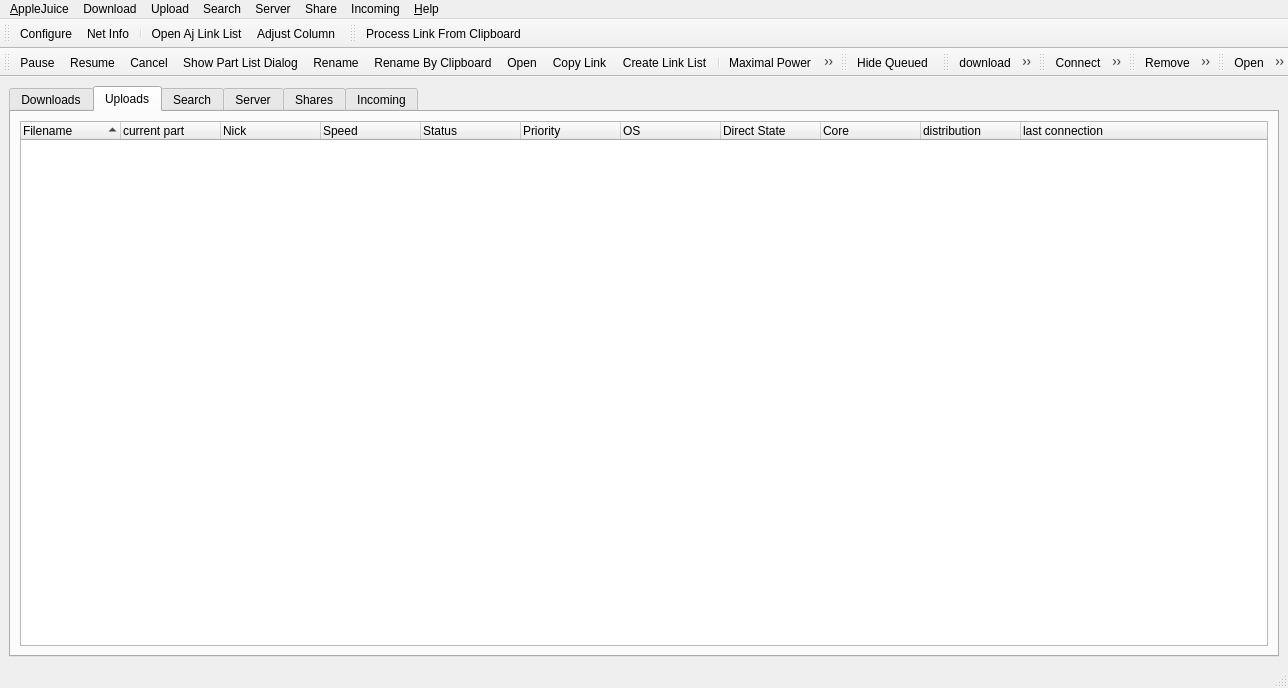
<ui version="4.0" >
 <class>MainWindowBase</class>
 <widget class="QMainWindow" name="MainWindowBase" >
  <property name="geometry" >
   <rect>
    <x>0</x>
    <y>0</y>
    <width>1288</width>
    <height>688</height>
   </rect>
  </property>
  <property name="windowTitle" >
   <string>MainWindow</string>
  </property>
  <property name="windowIcon" >
   <iconset resource="images.qrc" >
    <normaloff>:/juicer.png</normaloff>:/juicer.png</iconset>
  </property>
  <widget class="QWidget" name="centralwidget" >
   <layout class="QVBoxLayout" name="verticalLayout" >
    <item>
     <widget class="QTabWidget" name="ajTab" >
      <property name="currentIndex" >
       <number>1</number>
      </property>
      <widget class="DockMain" name="downloads" >
       <attribute name="title" >
        <string>Downloads</string>
       </attribute>
       <attribute name="icon" >
        <iconset resource="images.qrc" >
         <normaloff>:/small/down.png</normaloff>:/small/down.png</iconset>
       </attribute>
       <widget class="QTreeWidget" name="downloadsTreeWidget" >
        <property name="geometry" >
         <rect>
          <x>4</x>
          <y>4</y>
          <width>831</width>
          <height>515</height>
         </rect>
        </property>
        <property name="sizePolicy" >
         <sizepolicy vsizetype="Expanding" hsizetype="Expanding" >
          <horstretch>0</horstretch>
          <verstretch>0</verstretch>
         </sizepolicy>
        </property>
        <property name="selectionMode" >
         <enum>QAbstractItemView::ExtendedSelection</enum>
        </property>
        <property name="sortingEnabled" >
         <bool>true</bool>
        </property>
        <column>
         <property name="text" >
          <string>Filename</string>
         </property>
        </column>
        <column>
         <property name="text" >
          <string>Sources</string>
         </property>
        </column>
        <column>
         <property name="text" >
          <string>Speed</string>
         </property>
        </column>
        <column>
         <property name="text" >
          <string>Status</string>
         </property>
        </column>
        <column>
         <property name="text" >
          <string>Finished</string>
         </property>
        </column>
        <column>
         <property name="text" >
          <string>Power</string>
         </property>
         <property name="icon" >
          <iconset resource="images.qrc" >
           <normaloff>:/small/launch.png</normaloff>:/small/launch.png</iconset>
         </property>
        </column>
        <column>
         <property name="text" >
          <string>Size</string>
         </property>
        </column>
        <column>
         <property name="text" >
          <string>Finished</string>
         </property>
        </column>
        <column>
         <property name="text" >
          <string>Remaining</string>
         </property>
        </column>
        <column>
         <property name="text" >
          <string>Eta</string>
         </property>
         <property name="icon" >
          <iconset resource="images.qrc" >
           <normaloff>:/small/clock.png</normaloff>:/small/clock.png</iconset>
         </property>
        </column>
        <column>
         <property name="text" >
          <string>Not Seen</string>
         </property>
        </column>
       </widget>
       <widget class="QDockWidget" name="partListDock" >
        <property name="geometry" >
         <rect>
          <x>840</x>
          <y>20</y>
          <width>401</width>
          <height>471</height>
         </rect>
        </property>
        <property name="minimumSize" >
         <size>
          <width>73</width>
          <height>51</height>
         </size>
        </property>
        <property name="windowTitle" >
         <string>Part List</string>
        </property>
        <widget class="QWidget" name="dockWidgetContents_8" >
         <layout class="QVBoxLayout" name="verticalLayout_2" >
          <item>
           <widget class="PartsWidget" native="1" name="partsWidget" >
            <property name="sizePolicy" >
             <sizepolicy vsizetype="Preferred" hsizetype="Preferred" >
              <horstretch>0</horstretch>
              <verstretch>0</verstretch>
             </sizepolicy>
            </property>
            <property name="minimumSize" >
             <size>
              <width>0</width>
              <height>0</height>
             </size>
            </property>
            <property name="sizeIncrement" >
             <size>
              <width>0</width>
              <height>0</height>
             </size>
            </property>
           </widget>
          </item>
         </layout>
        </widget>
       </widget>
      </widget>
      <widget class="QWidget" name="uploads" >
       <attribute name="title" >
        <string>Uploads</string>
       </attribute>
       <attribute name="icon" >
        <iconset resource="images.qrc" >
         <normaloff>:/small/up.png</normaloff>:/small/up.png</iconset>
       </attribute>
       <layout class="QVBoxLayout" name="verticalLayout_3" >
        <item>
         <widget class="QTreeWidget" name="uploadsTreeWidget" >
          <property name="selectionMode" >
           <enum>QAbstractItemView::ExtendedSelection</enum>
          </property>
          <property name="sortingEnabled" >
           <bool>true</bool>
          </property>
          <column>
           <property name="text" >
            <string>Filename</string>
           </property>
          </column>
          <column>
           <property name="text" >
            <string>current part</string>
           </property>
          </column>
          <column>
           <property name="text" >
            <string>Nick</string>
           </property>
          </column>
          <column>
           <property name="text" >
            <string>Speed</string>
           </property>
          </column>
          <column>
           <property name="text" >
            <string>Status</string>
           </property>
          </column>
          <column>
           <property name="text" >
            <string>Priority</string>
           </property>
          </column>
          <column>
           <property name="text" >
            <string>OS</string>
           </property>
          </column>
          <column>
           <property name="text" >
            <string>Direct State</string>
           </property>
          </column>
          <column>
           <property name="text" >
            <string>Core</string>
           </property>
          </column>
          <column>
           <property name="text" >
            <string>distribution</string>
           </property>
          </column>
          <column>
           <property name="text" >
            <string>last connection</string>
           </property>
          </column>
         </widget>
        </item>
       </layout>
      </widget>
      <widget class="QWidget" name="search" >
       <attribute name="title" >
        <string>Search</string>
       </attribute>
       <attribute name="icon" >
        <iconset resource="images.qrc" >
         <normaloff>:/small/searching.png</normaloff>:/small/searching.png</iconset>
       </attribute>
       <layout class="QVBoxLayout" name="verticalLayout_4" >
        <item>
         <widget class="QTreeWidget" name="searchsTreeWidget" >
          <property name="selectionMode" >
           <enum>QAbstractItemView::ExtendedSelection</enum>
          </property>
          <property name="sortingEnabled" >
           <bool>true</bool>
          </property>
          <column>
           <property name="text" >
            <string>Search</string>
           </property>
          </column>
          <column>
           <property name="text" >
            <string>Size</string>
           </property>
          </column>
          <column>
           <property name="text" >
            <string>Hits</string>
           </property>
          </column>
         </widget>
        </item>
       </layout>
      </widget>
      <widget class="DockMain" name="server" >
       <attribute name="title" >
        <string>Server</string>
       </attribute>
       <attribute name="icon" >
        <iconset resource="images.qrc" >
         <normaloff>:/small/server.png</normaloff>:/small/server.png</iconset>
       </attribute>
       <widget class="QTreeWidget" name="serverTreeWidget" >
        <property name="geometry" >
         <rect>
          <x>4</x>
          <y>4</y>
          <width>961</width>
          <height>515</height>
         </rect>
        </property>
        <property name="sizePolicy" >
         <sizepolicy vsizetype="Expanding" hsizetype="Expanding" >
          <horstretch>2</horstretch>
          <verstretch>2</verstretch>
         </sizepolicy>
        </property>
        <property name="selectionMode" >
         <enum>QAbstractItemView::ExtendedSelection</enum>
        </property>
        <property name="sortingEnabled" >
         <bool>true</bool>
        </property>
        <column>
         <property name="text" >
          <string>Name</string>
         </property>
        </column>
        <column>
         <property name="text" >
          <string>Host</string>
         </property>
        </column>
        <column>
         <property name="text" >
          <string>Port</string>
         </property>
        </column>
        <column>
         <property name="text" >
          <string>Last Seen</string>
         </property>
        </column>
        <column>
         <property name="text" >
          <string>Tests</string>
         </property>
        </column>
       </widget>
       <widget class="QDockWidget" name="welcomeDock" >
        <property name="geometry" >
         <rect>
          <x>974</x>
          <y>4</y>
          <width>294</width>
          <height>515</height>
         </rect>
        </property>
        <property name="sizePolicy" >
         <sizepolicy vsizetype="Preferred" hsizetype="Preferred" >
          <horstretch>1</horstretch>
          <verstretch>1</verstretch>
         </sizepolicy>
        </property>
        <property name="features" >
         <set>QDockWidget::DockWidgetClosable|QDockWidget::DockWidgetMovable</set>
        </property>
        <property name="windowTitle" >
         <string>Server Welcome Message</string>
        </property>
        <widget class="QWidget" name="dockWidgetContents_3" >
         <layout class="QVBoxLayout" name="verticalLayout_5" >
          <item>
           <widget class="QTextEdit" name="welcomeEdit" >
            <property name="sizePolicy" >
             <sizepolicy vsizetype="Preferred" hsizetype="Preferred" >
              <horstretch>0</horstretch>
              <verstretch>0</verstretch>
             </sizepolicy>
            </property>
           </widget>
          </item>
         </layout>
        </widget>
       </widget>
      </widget>
      <widget class="QWidget" name="shares" >
       <attribute name="title" >
        <string>Shares</string>
       </attribute>
       <attribute name="icon" >
        <iconset resource="images.qrc" >
         <normaloff>:/small/folder_open.png</normaloff>:/small/folder_open.png</iconset>
       </attribute>
       <layout class="QVBoxLayout" name="verticalLayout_6" >
        <item>
         <widget class="QTreeWidget" name="sharesTreeWidget" >
          <property name="selectionMode" >
           <enum>QAbstractItemView::ExtendedSelection</enum>
          </property>
          <property name="sortingEnabled" >
           <bool>true</bool>
          </property>
          <column>
           <property name="text" >
            <string>Path</string>
           </property>
          </column>
          <column>
           <property name="text" >
            <string>Size</string>
           </property>
          </column>
          <column>
           <property name="text" >
            <string>Priority</string>
           </property>
          </column>
         </widget>
        </item>
       </layout>
      </widget>
      <widget class="QWidget" name="incoming" >
       <attribute name="title" >
        <string>Incoming</string>
       </attribute>
       <attribute name="icon" >
        <iconset resource="images.qrc" >
         <normaloff>:/small/ftp.png</normaloff>:/small/ftp.png</iconset>
       </attribute>
       <layout class="QVBoxLayout" name="verticalLayout_7" >
        <item>
         <widget class="QTreeWidget" name="incomingTreeWidget" >
          <property name="selectionMode" >
           <enum>QAbstractItemView::ExtendedSelection</enum>
          </property>
          <property name="sortingEnabled" >
           <bool>true</bool>
          </property>
          <column>
           <property name="text" >
            <string>Filename</string>
           </property>
          </column>
          <column>
           <property name="text" >
            <string>Size</string>
           </property>
          </column>
          <column>
           <property name="text" >
            <string>Last Modified</string>
           </property>
          </column>
         </widget>
        </item>
       </layout>
      </widget>
     </widget>
    </item>
   </layout>
  </widget>
  <widget class="QMenuBar" name="menubar" >
   <property name="geometry" >
    <rect>
     <x>0</x>
     <y>0</y>
     <width>1288</width>
     <height>32</height>
    </rect>
   </property>
   <widget class="QMenu" name="menuAppleJuice" >
    <property name="title" >
     <string>&amp;AppleJuice</string>
    </property>
    <addaction name="actionConfigure" />
    <addaction name="actionNet_Info" />
    <addaction name="actionOpen_Aj_Link_List" />
    <addaction name="actionAdjust_Columns" />
    <addaction name="separator" />
    <addaction name="actionExit_Core" />
    <addaction name="actionQuit_GUI" />
   </widget>
   <widget class="QMenu" name="menuHelp" >
    <property name="title" >
     <string>&amp;Help</string>
    </property>
    <addaction name="actionAbout" />
    <addaction name="actionAbout_Qt" />
   </widget>
   <widget class="QMenu" name="menuDownload" >
    <property name="title" >
     <string>Download</string>
    </property>
    <addaction name="actionPause" />
    <addaction name="actionResume" />
    <addaction name="actionCancel" />
    <addaction name="actionShow_Part_List" />
    <addaction name="actionRename" />
    <addaction name="actionRename_By_Clipboard" />
    <addaction name="actionOpen" />
    <addaction name="actionCopy_Link" />
    <addaction name="actionCreate_Link_List" />
    <addaction name="separator" />
    <addaction name="actionMaximal_Power" />
    <addaction name="actionRemove_Finished" />
    <addaction name="actionHide_Paused" />
    <addaction name="actionShow_Part_List_Dock" />
   </widget>
   <widget class="QMenu" name="menuUpload" >
    <property name="title" >
     <string>Upload</string>
    </property>
    <addaction name="actionHide_Queued" />
   </widget>
   <widget class="QMenu" name="menuSearch" >
    <property name="title" >
     <string>Search</string>
    </property>
    <addaction name="actionDownload" />
    <addaction name="actionCancel_Search" />
    <addaction name="actionCopy_Link_Search" />
   </widget>
   <widget class="QMenu" name="menuServer" >
    <property name="title" >
     <string>Server</string>
    </property>
    <addaction name="actionConnect_Server" />
    <addaction name="actionRemove_Server" />
    <addaction name="separator" />
    <addaction name="actionSearch_Server" />
    <addaction name="actionShow_Welcome_Message" />
   </widget>
   <widget class="QMenu" name="menuShare" >
    <property name="title" >
     <string>Share</string>
    </property>
    <addaction name="actionRemove_Share" />
    <addaction name="separator" />
    <addaction name="actionAdd_Share" />
    <addaction name="actionReload_Share" />
    <addaction name="actionCommit_Share" />
    <addaction name="actionCopy_Link_Share" />
    <addaction name="actionCreate_Link_List_Share" />
   </widget>
   <widget class="QMenu" name="menuIncoming" >
    <property name="title" >
     <string>Incoming</string>
    </property>
    <addaction name="actionOpen_Incoming" />
    <addaction name="actionCopy_Incoming" />
    <addaction name="actionDelete_Incoming" />
    <addaction name="separator" />
    <addaction name="actionReload_Incoming" />
   </widget>
   <addaction name="menuAppleJuice" />
   <addaction name="menuDownload" />
   <addaction name="menuUpload" />
   <addaction name="menuSearch" />
   <addaction name="menuServer" />
   <addaction name="menuShare" />
   <addaction name="menuIncoming" />
   <addaction name="menuHelp" />
  </widget>
  <widget class="QStatusBar" name="statusbar" />
  <widget class="QToolBar" name="ajTools" >
   <property name="windowTitle" >
    <string>toolBar</string>
   </property>
   <property name="iconSize" >
    <size>
     <width>22</width>
     <height>22</height>
    </size>
   </property>
   <attribute name="toolBarArea" >
    <enum>TopToolBarArea</enum>
   </attribute>
   <attribute name="toolBarBreak" >
    <bool>false</bool>
   </attribute>
   <addaction name="actionConfigure" />
   <addaction name="actionNet_Info" />
   <addaction name="separator" />
   <addaction name="actionOpen_Aj_Link_List" />
   <addaction name="actionAdjust_Columns" />
  </widget>
  <widget class="QToolBar" name="ajLinks" >
   <property name="minimumSize" >
    <size>
     <width>0</width>
     <height>0</height>
    </size>
   </property>
   <property name="windowTitle" >
    <string>toolBar</string>
   </property>
   <property name="iconSize" >
    <size>
     <width>22</width>
     <height>22</height>
    </size>
   </property>
   <attribute name="toolBarArea" >
    <enum>TopToolBarArea</enum>
   </attribute>
   <attribute name="toolBarBreak" >
    <bool>false</bool>
   </attribute>
   <addaction name="actionProcess_Link_From_Clipboard" />
  </widget>
  <widget class="QToolBar" name="downloadToolBar" >
   <property name="windowTitle" >
    <string>toolBar</string>
   </property>
   <property name="iconSize" >
    <size>
     <width>22</width>
     <height>22</height>
    </size>
   </property>
   <attribute name="toolBarArea" >
    <enum>TopToolBarArea</enum>
   </attribute>
   <attribute name="toolBarBreak" >
    <bool>true</bool>
   </attribute>
   <addaction name="actionPause" />
   <addaction name="actionResume" />
   <addaction name="actionCancel" />
   <addaction name="actionShow_Part_List" />
   <addaction name="actionRename" />
   <addaction name="actionRename_By_Clipboard" />
   <addaction name="actionOpen" />
   <addaction name="actionCopy_Link" />
   <addaction name="actionCreate_Link_List" />
   <addaction name="separator" />
   <addaction name="actionMaximal_Power" />
   <addaction name="actionRemove_Finished" />
   <addaction name="actionHide_Paused" />
   <addaction name="actionShow_Part_List_Dock" />
   <addaction name="separator" />
  </widget>
  <widget class="QToolBar" name="uploadToolBar" >
   <property name="windowTitle" >
    <string>toolBar</string>
   </property>
   <property name="iconSize" >
    <size>
     <width>22</width>
     <height>22</height>
    </size>
   </property>
   <attribute name="toolBarArea" >
    <enum>TopToolBarArea</enum>
   </attribute>
   <attribute name="toolBarBreak" >
    <bool>false</bool>
   </attribute>
   <addaction name="actionHide_Queued" />
  </widget>
  <widget class="QToolBar" name="searchToolBar" >
   <property name="windowTitle" >
    <string>toolBar</string>
   </property>
   <property name="iconSize" >
    <size>
     <width>22</width>
     <height>22</height>
    </size>
   </property>
   <attribute name="toolBarArea" >
    <enum>TopToolBarArea</enum>
   </attribute>
   <attribute name="toolBarBreak" >
    <bool>false</bool>
   </attribute>
   <addaction name="actionDownload" />
   <addaction name="actionCancel_Search" />
   <addaction name="actionCopy_Link_Search" />
   <addaction name="actionCreate_Link_List_Search" />
  </widget>
  <widget class="QToolBar" name="serverToolBar" >
   <property name="windowTitle" >
    <string>toolBar</string>
   </property>
   <property name="iconSize" >
    <size>
     <width>22</width>
     <height>22</height>
    </size>
   </property>
   <attribute name="toolBarArea" >
    <enum>TopToolBarArea</enum>
   </attribute>
   <attribute name="toolBarBreak" >
    <bool>false</bool>
   </attribute>
   <addaction name="actionConnect_Server" />
   <addaction name="actionRemove_Server" />
   <addaction name="separator" />
   <addaction name="actionSearch_Server" />
   <addaction name="actionShow_Welcome_Message" />
  </widget>
  <widget class="QToolBar" name="shareToolBar" >
   <property name="windowTitle" >
    <string>toolBar</string>
   </property>
   <property name="iconSize" >
    <size>
     <width>22</width>
     <height>22</height>
    </size>
   </property>
   <attribute name="toolBarArea" >
    <enum>TopToolBarArea</enum>
   </attribute>
   <attribute name="toolBarBreak" >
    <bool>false</bool>
   </attribute>
   <addaction name="actionRemove_Share" />
   <addaction name="actionCopy_Link_Share" />
   <addaction name="actionCreate_Link_List_Share" />
   <addaction name="separator" />
   <addaction name="actionAdd_Share" />
   <addaction name="actionReload_Share" />
   <addaction name="actionCommit_Share" />
   <addaction name="separator" />
  </widget>
  <widget class="QToolBar" name="incomingToolBar" >
   <property name="windowTitle" >
    <string>toolBar</string>
   </property>
   <property name="iconSize" >
    <size>
     <width>22</width>
     <height>22</height>
    </size>
   </property>
   <attribute name="toolBarArea" >
    <enum>TopToolBarArea</enum>
   </attribute>
   <attribute name="toolBarBreak" >
    <bool>false</bool>
   </attribute>
   <addaction name="actionOpen_Incoming" />
   <addaction name="actionCopy_Incoming" />
   <addaction name="actionDelete_Incoming" />
   <addaction name="separator" />
   <addaction name="actionReload_Incoming" />
  </widget>
  <action name="actionConfigure" >
   <property name="icon" >
    <iconset resource="images.qrc" >
     <normaloff>:/configure.png</normaloff>:/configure.png</iconset>
   </property>
   <property name="text" >
    <string>Configure</string>
   </property>
   <property name="shortcut" >
    <string>Ctrl+O</string>
   </property>
  </action>
  <action name="actionNet_Info" >
   <property name="icon" >
    <iconset resource="images.qrc" >
     <normaloff>:/network.png</normaloff>:/network.png</iconset>
   </property>
   <property name="text" >
    <string>Net Info</string>
   </property>
   <property name="shortcut" >
    <string>Ctrl+N</string>
   </property>
  </action>
  <action name="actionOpen_Aj_Link_List" >
   <property name="icon" >
    <iconset resource="images.qrc" >
     <normaloff>:/folder_open.png</normaloff>:/folder_open.png</iconset>
   </property>
   <property name="text" >
    <string>Open Aj Link List</string>
   </property>
  </action>
  <action name="actionExit_Core" >
   <property name="icon" >
    <iconset resource="images.qrc" >
     <normaloff>:/small/exit.png</normaloff>:/small/exit.png</iconset>
   </property>
   <property name="text" >
    <string>Exit Core</string>
   </property>
   <property name="shortcut" >
    <string>Ctrl+E</string>
   </property>
  </action>
  <action name="actionQuit_GUI" >
   <property name="icon" >
    <iconset resource="images.qrc" >
     <normaloff>:/small/close.png</normaloff>:/small/close.png</iconset>
   </property>
   <property name="text" >
    <string>Quit GUI</string>
   </property>
   <property name="shortcut" >
    <string>Ctrl+Q</string>
   </property>
  </action>
  <action name="actionAbout" >
   <property name="icon" >
    <iconset resource="images.qrc" >
     <normaloff>:/small/version.png</normaloff>:/small/version.png</iconset>
   </property>
   <property name="text" >
    <string>About</string>
   </property>
   <property name="shortcut" >
    <string>F1</string>
   </property>
  </action>
  <action name="actionAbout_Qt" >
   <property name="text" >
    <string>About Qt</string>
   </property>
  </action>
  <action name="actionAdjust_Columns" >
   <property name="icon" >
    <iconset resource="images.qrc" >
     <normaloff>:/adjust.png</normaloff>:/adjust.png</iconset>
   </property>
   <property name="text" >
    <string>Adjust Column</string>
   </property>
  </action>
  <action name="actionProcess_Link_From_Clipboard" >
   <property name="icon" >
    <iconset resource="images.qrc" >
     <normaloff>:/wizard.png</normaloff>:/wizard.png</iconset>
   </property>
   <property name="text" >
    <string>Process Link From Clipboard</string>
   </property>
  </action>
  <action name="actionPause" >
   <property name="icon" >
    <iconset resource="images.qrc" >
     <normaloff>:/pause.png</normaloff>:/pause.png</iconset>
   </property>
   <property name="text" >
    <string>Pause</string>
   </property>
  </action>
  <action name="actionResume" >
   <property name="icon" >
    <iconset resource="images.qrc" >
     <normaloff>:/resume.png</normaloff>:/resume.png</iconset>
   </property>
   <property name="text" >
    <string>Resume</string>
   </property>
  </action>
  <action name="actionCancel" >
   <property name="icon" >
    <iconset resource="images.qrc" >
     <normaloff>:/cancel.png</normaloff>:/cancel.png</iconset>
   </property>
   <property name="text" >
    <string>Cancel</string>
   </property>
  </action>
  <action name="actionShow_Part_List" >
   <property name="icon" >
    <iconset resource="images.qrc" >
     <normaloff>:/partlist.png</normaloff>:/partlist.png</iconset>
   </property>
   <property name="text" >
    <string>Show Part List Dialog</string>
   </property>
  </action>
  <action name="actionRename" >
   <property name="icon" >
    <iconset resource="images.qrc" >
     <normaloff>:/rename.png</normaloff>:/rename.png</iconset>
   </property>
   <property name="text" >
    <string>Rename</string>
   </property>
  </action>
  <action name="actionRename_By_Clipboard" >
   <property name="icon" >
    <iconset resource="images.qrc" >
     <normaloff>:/rename_plus.png</normaloff>:/rename_plus.png</iconset>
   </property>
   <property name="text" >
    <string>Rename By Clipboard</string>
   </property>
  </action>
  <action name="actionOpen" >
   <property name="icon" >
    <iconset resource="images.qrc" >
     <normaloff>:/exec.png</normaloff>:/exec.png</iconset>
   </property>
   <property name="text" >
    <string>Open</string>
   </property>
  </action>
  <action name="actionCopy_Link" >
   <property name="icon" >
    <iconset resource="images.qrc" >
     <normaloff>:/text_block.png</normaloff>:/text_block.png</iconset>
   </property>
   <property name="text" >
    <string>Copy Link</string>
   </property>
  </action>
  <action name="actionRemove_Finished" >
   <property name="icon" >
    <iconset resource="images.qrc" >
     <normaloff>:/filter.png</normaloff>:/filter.png</iconset>
   </property>
   <property name="text" >
    <string>Remove Finished</string>
   </property>
  </action>
  <action name="actionCreate_Link_List" >
   <property name="icon" >
    <iconset resource="images.qrc" >
     <normaloff>:/toggle_log.png</normaloff>:/toggle_log.png</iconset>
   </property>
   <property name="text" >
    <string>Create Link List</string>
   </property>
  </action>
  <action name="actionHide_Paused" >
   <property name="checkable" >
    <bool>true</bool>
   </property>
   <property name="icon" >
    <iconset resource="images.qrc" >
     <normaloff>:/pause_fade.png</normaloff>:/pause_fade.png</iconset>
   </property>
   <property name="text" >
    <string>Hide Paused</string>
   </property>
  </action>
  <action name="actionMaximal_Power" >
   <property name="icon" >
    <iconset resource="images.qrc" >
     <normaloff>:/launch.png</normaloff>:/launch.png</iconset>
   </property>
   <property name="text" >
    <string>Maximal Power</string>
   </property>
  </action>
  <action name="actionHide_Queued" >
   <property name="checkable" >
    <bool>true</bool>
   </property>
   <property name="icon" >
    <iconset resource="images.qrc" >
     <normaloff>:/pause_fade.png</normaloff>:/pause_fade.png</iconset>
   </property>
   <property name="text" >
    <string>Hide Queued</string>
   </property>
  </action>
  <action name="actionDownload" >
   <property name="icon" >
    <iconset resource="images.qrc" >
     <normaloff>:/save.png</normaloff>:/save.png</iconset>
   </property>
   <property name="text" >
    <string>download</string>
   </property>
  </action>
  <action name="actionCancel_Search" >
   <property name="icon" >
    <iconset resource="images.qrc" >
     <normaloff>:/cancel.png</normaloff>:/cancel.png</iconset>
   </property>
   <property name="text" >
    <string>Cancel</string>
   </property>
  </action>
  <action name="actionCopy_Link_Search" >
   <property name="icon" >
    <iconset resource="images.qrc" >
     <normaloff>:/text_block.png</normaloff>:/text_block.png</iconset>
   </property>
   <property name="text" >
    <string>Copy Link</string>
   </property>
  </action>
  <action name="actionCreate_Link_List_Search" >
   <property name="icon" >
    <iconset resource="images.qrc" >
     <normaloff>:/toggle_log.png</normaloff>:/toggle_log.png</iconset>
   </property>
   <property name="text" >
    <string>Create Link List</string>
   </property>
  </action>
  <action name="actionConnect_Server" >
   <property name="icon" >
    <iconset resource="images.qrc" >
     <normaloff>:/connect.png</normaloff>:/connect.png</iconset>
   </property>
   <property name="text" >
    <string>Connect</string>
   </property>
  </action>
  <action name="actionRemove_Server" >
   <property name="icon" >
    <iconset resource="images.qrc" >
     <normaloff>:/cancel.png</normaloff>:/cancel.png</iconset>
   </property>
   <property name="text" >
    <string>Remove</string>
   </property>
  </action>
  <action name="actionSearch_Server" >
   <property name="icon" >
    <iconset resource="images.qrc" >
     <normaloff>:/find.png</normaloff>:/find.png</iconset>
   </property>
   <property name="text" >
    <string>Search</string>
   </property>
  </action>
  <action name="actionShow_Welcome_Message" >
   <property name="checkable" >
    <bool>true</bool>
   </property>
   <property name="icon" >
    <iconset resource="images.qrc" >
     <normaloff>:/text_block.png</normaloff>:/text_block.png</iconset>
   </property>
   <property name="text" >
    <string>Show Welcome Message</string>
   </property>
  </action>
  <action name="actionAdd_Share" >
   <property name="icon" >
    <iconset resource="images.qrc" >
     <normaloff>:/add.png</normaloff>:/add.png</iconset>
   </property>
   <property name="text" >
    <string>Add</string>
   </property>
   <property name="toolTip" >
    <string>Add New Share Folder</string>
   </property>
  </action>
  <action name="actionRemove_Share" >
   <property name="icon" >
    <iconset resource="images.qrc" >
     <normaloff>:/remove.png</normaloff>:/remove.png</iconset>
   </property>
   <property name="text" >
    <string>Remove</string>
   </property>
   <property name="toolTip" >
    <string>Remove Share Folder</string>
   </property>
  </action>
  <action name="actionReload_Share" >
   <property name="icon" >
    <iconset resource="images.qrc" >
     <normaloff>:/update.png</normaloff>:/update.png</iconset>
   </property>
   <property name="text" >
    <string>Reload</string>
   </property>
   <property name="toolTip" >
    <string>Reload Shares From The Core</string>
   </property>
  </action>
  <action name="actionCommit_Share" >
   <property name="enabled" >
    <bool>false</bool>
   </property>
   <property name="icon" >
    <iconset resource="images.qrc" >
     <normaloff>:/commit.png</normaloff>:/commit.png</iconset>
   </property>
   <property name="text" >
    <string>Commit</string>
   </property>
   <property name="toolTip" >
    <string>Commit Changes And Start Share Checking</string>
   </property>
  </action>
  <action name="actionCopy_Link_Share" >
   <property name="icon" >
    <iconset resource="images.qrc" >
     <normaloff>:/text_block.png</normaloff>:/text_block.png</iconset>
   </property>
   <property name="text" >
    <string>Copy Link</string>
   </property>
  </action>
  <action name="actionCreate_Link_List_Share" >
   <property name="icon" >
    <iconset resource="images.qrc" >
     <normaloff>:/toggle_log.png</normaloff>:/toggle_log.png</iconset>
   </property>
   <property name="text" >
    <string>Create Link List</string>
   </property>
  </action>
  <action name="actionOpen_Incoming" >
   <property name="icon" >
    <iconset resource="images.qrc" >
     <normaloff>:/exec.png</normaloff>:/exec.png</iconset>
   </property>
   <property name="text" >
    <string>Open</string>
   </property>
  </action>
  <action name="actionCopy_Incoming" >
   <property name="icon" >
    <iconset resource="images.qrc" >
     <normaloff>:/save.png</normaloff>:/save.png</iconset>
   </property>
   <property name="text" >
    <string>Copy</string>
   </property>
  </action>
  <action name="actionDelete_Incoming" >
   <property name="icon" >
    <iconset resource="images.qrc" >
     <normaloff>:/cancel.png</normaloff>:/cancel.png</iconset>
   </property>
   <property name="text" >
    <string>Delete</string>
   </property>
  </action>
  <action name="actionReload_Incoming" >
   <property name="icon" >
    <iconset resource="images.qrc" >
     <normaloff>:/reload.png</normaloff>:/reload.png</iconset>
   </property>
   <property name="text" >
    <string>Reload</string>
   </property>
  </action>
  <action name="actionShow_Part_List_Dock" >
   <property name="checkable" >
    <bool>true</bool>
   </property>
   <property name="icon" >
    <iconset resource="images.qrc" >
     <normaloff>:/partlist2.png</normaloff>:/partlist2.png</iconset>
   </property>
   <property name="text" >
    <string>Show Part List Dock</string>
   </property>
   <property name="iconText" >
    <string>Show Part List Dock</string>
   </property>
   <property name="toolTip" >
    <string>Show Part List Dock Widget</string>
   </property>
  </action>
 </widget>
 <customwidgets>
  <customwidget>
   <class>DockMain</class>
   <extends>QWidget</extends>
   <header>modulebase.h</header>
   <container>1</container>
  </customwidget>
  <customwidget>
   <class>PartsWidget</class>
   <extends>QWidget</extends>
   <header>partswidget.h</header>
   <container>1</container>
  </customwidget>
 </customwidgets>
 <resources>
  <include location="images.qrc" />
 </resources>
 <connections/>
</ui>
